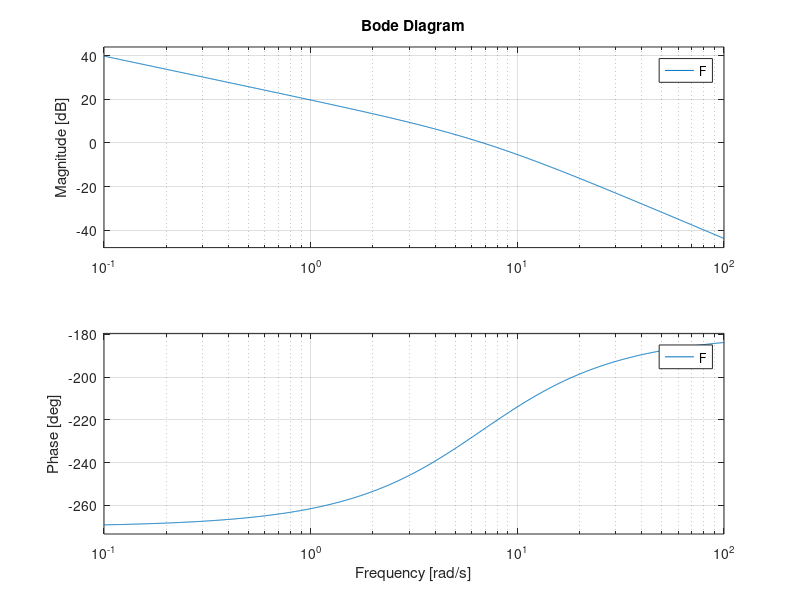
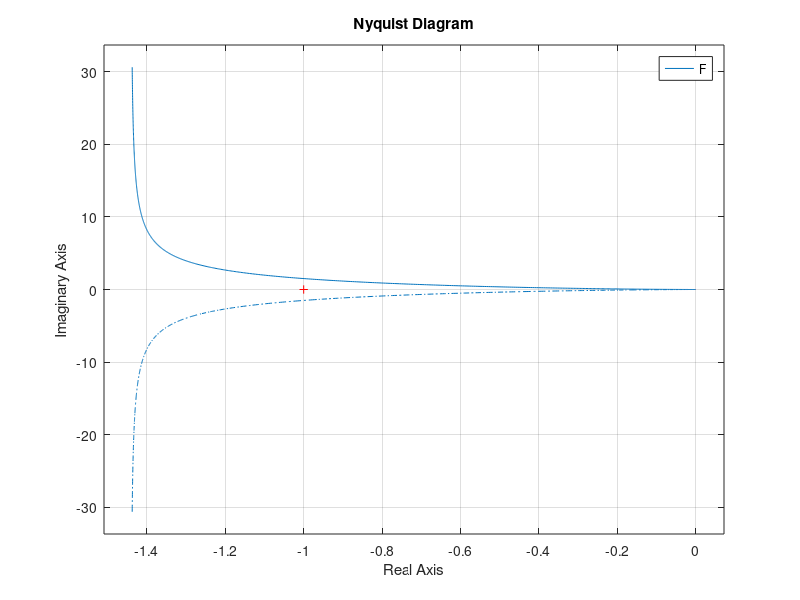

Here is the MATLAB script that generated these plots, in order: (Note: this script raises an error after producing the figures.)
%% ===================== SEMPLIFICO POLI STABILI ==========================
s = tf('s');
F = 65.4 / (s * (s - 6.738));        % Segno negativo

%% ====================== BODE E NYQUIST =================================
bode(F);    grid on;  figure
nyquist(F); grid on;  figure

%% ====================== ANALISI ========================================
% Aumento il guadagno per aumentare la frequenza di taglio e aumentare il
% margine di fase
k = 30;

% Progetto la 1a rete anticipatrice: la frequenza di taglio e' 44, con un
% margine di fase di -8,7 gradi. Per arrivare a un margine di fase di 70
% gradi (smorzamento 0,7 -> sovraelongazione 5%) scelgo:
%   - una prima rete con w = 1   e m = 8
%   - una seconda rete con w = 0,7 e m = 12
% (totale anticipo di fase: 70 gradi)
tau1 = 1/44;    m1 = 8;
C_ant1 = (1 + tau1*s) / (1 + (tau1/m1)*s);

tau2 = 0.7/44;  m2 = 12;
C_ant2 = (1 + tau2*s) / (1 + (tau2/m2)*s);

% Controllore totale
C = -k * C_ant1 * C_ant2 * (s + 6.738) * (s + 0.1428) ...
      / ((1 + s/1000) * (1 + s/2000) * (1 + s/2500));   % 2 poli non dominanti

%% ========================= VERIFICA ====================================
bode(C * G_lin); grid on; figure

T = feedback(C * G_lin, 1);
step(T);

disp(pole(T));

%% ========================= VERIFICA =====================================
figure
bode(C * G_lin); grid on;
T = feedback(C * G_lin, 1);
figure
step(T);
